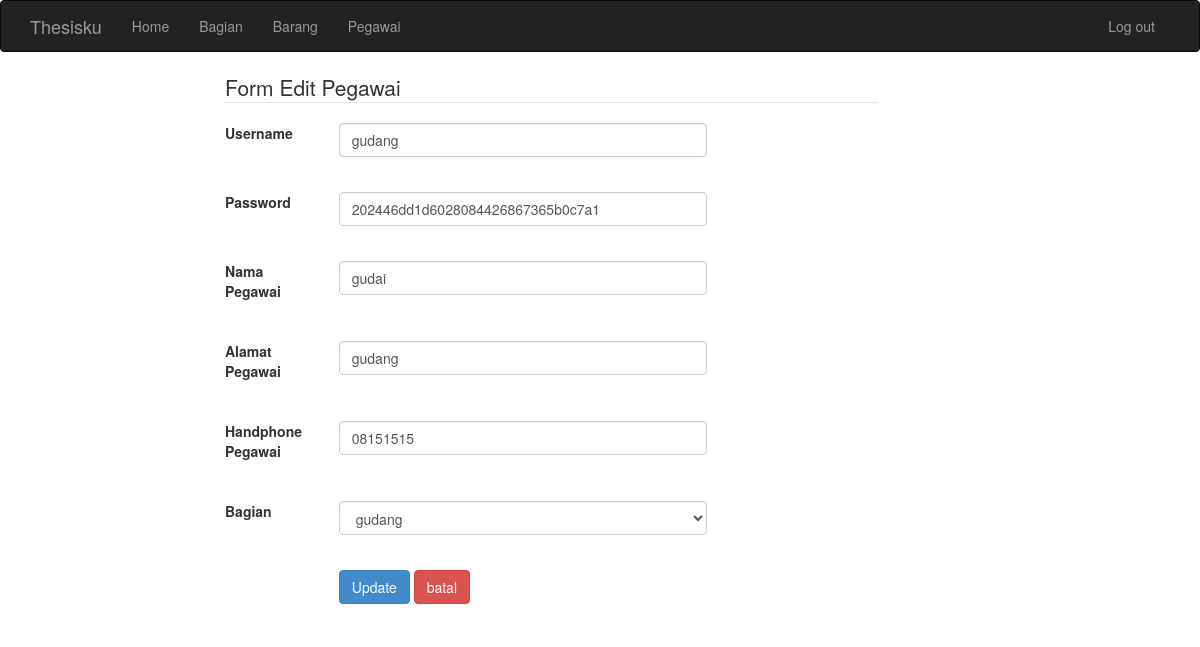
Screenshot of /admin/pegawai/pegawai_form_edit.php?id=17 with the database file from the repository.
### tables this page shows
CREATE TABLE `pegawai` (
  `id_pegawai` int(16) NOT NULL,
  `username` varchar(32) NOT NULL,
  `password` varchar(255) NOT NULL,
  `nama_pegawai` varchar(32) NOT NULL,
  `alamat_pegawai` varchar(64) NOT NULL,
  `hp_pegawai` varchar(16) NOT NULL,
  `id_bagian` int(8) NOT NULL
);

CREATE TABLE `bagian` (
  `id_bagian` int(8) NOT NULL,
  `nama_bagian` varchar(32) NOT NULL
);

### class/pegawai.php (called while the page is built, shortened)
<?php
	class pegawai
	{
		private $conn;
		function __construct($conn) {
			$this->conn = $conn;
		}
		function PegawaiList ()
		{
			$sqlPegawaiList = $this->conn->query("SELECT id_pegawai, username, password, nama_pegawai, alamat_pegawai, hp_pegawai, nama_bagian FROM pegawai NATURAL JOIN bagian ORDER BY nama_pegawai ASC ");
			while ($row = $sqlPegawaiList->fetch_assoc())
			{
				$data [] = $row;
			}
			return $data;
		}
		function findPegawaiById ($id)
		{
			$sqlEditPegawai = $this->conn->query("SELECT * FROM pegawai WHERE id_pegawai = '$id'");
			while ($row = $sqlEditPegawai->fetch_assoc())
			{
				$data[] = $row;
			}
			return $data;
		}
	}
?>

### class/bagian.php (called while the page is built, shortened)
<?php
	class bagian
	{
		private $conn;
		function __construct($conn) {
			$this->conn = $conn;
		}
		function BagianList ()
		{
			$sqlBagianList = $this->conn->query("SELECT * FROM bagian ORDER BY nama_bagian ASC");
			while ($row = $sqlBagianList->fetch_assoc())
			{
				$data [] = $row;
			}
			return $data;
		}
	}
?>

### admin/pegawai/pegawai_edit.php (the view, shortened to what this page needs)
<?php
include "../../class/config.php";
include "../../class/pegawai.php";
include "../../class/bagian.php";
	$id = $_GET ['id'];
	$d1 = new database();
	$conn = $d1->koneksidatabase();
	$BagianList = new bagian($conn);
	$BagianList->BagianList();
	$DaftarBagian = $BagianList->BagianList();
	$PegawaiList = new pegawai($conn);
	$PegawaiList->PegawaiList();
	$DaftarPegawai = $PegawaiList->PegawaiList();
	$Pegawai = $PegawaiList->findPegawaiById($id);
?>
<div class="container-fluid">
    	<div class="col-md-7 col-md-offset-2">
    		<form class="form-horizontal" method="post" action="pegawai_update.php">
    			<?php
                    if(empty($Pegawai)){
                    }else{
                    foreach ($Pegawai as $key => $value) {
                    ?>
                <legend> Form Edit Pegawai </legend>
                <div class="form-group">
                	<label for="username" class="col-md-2"> Username  </label>
                	<div class="col-md-7">
                    	<input type="text" class="form-control" id="username" name="username" value="<?php echo $value['username']; ?>">
                    </div>
                </div>
                <br>
                <div class="form-group">
                	<label for="password" class="col-md-2"> Password  </label>
                	<div class="col-md-7">
                    	<input type="text" class="form-control" id="password" name="password" value="<?php echo $value['password']; ?>">
                    </div>
                </div>
                <br>
                <div class="form-group">
                	<label for="nama_pegawai" class="col-md-2"> Nama Pegawai  </label>
                	<div class="col-md-7">
                    	<input type="text" class="form-control" id="nama pegawai" name="nama_pegawai" value="<?php echo $value['nama_pegawai']; ?>">
                    </div>
                </div>
                <br>
                <div class="form-group">
                	<label for="alamat_pegawai" class="col-md-2"> Alamat Pegawai  </label>
                	<div class="col-md-7">
                    	<input type="text" class="form-control" id="alamat pegawai" name="alamat_pegawai" value="<?php echo $value['alamat_pegawai']; ?>">
                    </div>
                </div>
                <br>
                <div class="form-group">
                	<label for="handphone_pegawai" class="col-md-2"> Handphone Pegawai  </label>
                	<div class="col-md-7">
                    	<input type="text" class="form-control" id="hp_pegawai" name="hp_pegawai" value="<?php echo $value['hp_pegawai']; ?>">
                    </div>
                </div>
                <br>
                <div class="form-group">
                	<label for="id_bagian" class="col-md-2"> Bagian  </label>
                    <div class="col-md-7">
                	<select class="form-control" name="id_bagian" id="id_bagian">
                          	<?php
									foreach($DaftarBagian as $dri){
                                ?>
                                <option <?php echo ($dri['id_bagian'] == $value['id_bagian']) ? 'selected' : '' ?> value="<?php echo $dri['id_bagian'] ?>"><?php echo $dri['nama_bagian'] ?></option>
                                <?php
									}
								?>
                          </select>
                          </div>
                </div>
                <br>
                <div class="form-group">
                	<div class="col-md-7 col-md-offset-2">
                		<input type="submit" class="btn btn-md btn-primary" name="update" value="Update" >
                            <input type="reset" class="btn btn-danger" name="batal" value="batal">
                    </div>
                </div>
                <?php
                    }}
                    ?>
    		</form>
        </div>
    </div>

### rows the page displays
pegawai: username "gudang", password "202446dd1d6028084426867365b0c7a1", nama_pegawai "gudai", alamat_pegawai "gudang", hp_pegawai "08151515", id_bagian "gudang"
